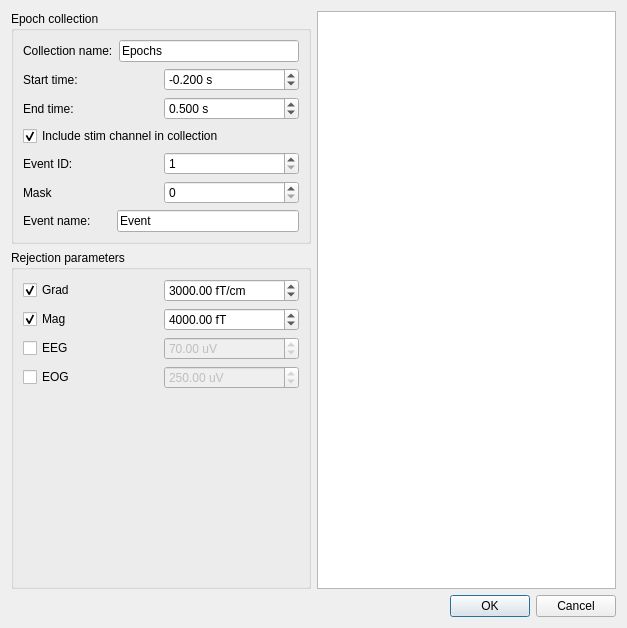
<?xml version="1.0" encoding="UTF-8"?>
<ui version="4.0">
 <class>GroupEpochDialog</class>
 <widget class="QDialog" name="GroupEpochDialog">
  <property name="geometry">
   <rect>
    <x>0</x>
    <y>0</y>
    <width>627</width>
    <height>628</height>
   </rect>
  </property>
  <property name="windowTitle">
   <string>Group epoching</string>
  </property>
  <layout class="QGridLayout" name="gridLayout">
   <item row="0" column="0" rowspan="2">
    <widget class="QGroupBox" name="groupBoxEpoch">
     <property name="title">
      <string>Epoch collection</string>
     </property>
     <layout class="QGridLayout" name="gridLayout_6">
      <item row="0" column="0">
       <layout class="QVBoxLayout" name="verticalLayout_6">
        <item>
         <layout class="QHBoxLayout" name="horizontalLayout">
          <item>
           <widget class="QLabel" name="labelCollectionName">
            <property name="text">
             <string>Collection name:</string>
            </property>
           </widget>
          </item>
          <item>
           <widget class="QLineEdit" name="lineEditCollectionName">
            <property name="text">
             <string>Epochs</string>
            </property>
           </widget>
          </item>
         </layout>
        </item>
        <item>
         <layout class="QHBoxLayout" name="horizontalLayout_2">
          <item>
           <widget class="QLabel" name="labelTmin">
            <property name="text">
             <string>Start time:</string>
            </property>
           </widget>
          </item>
          <item>
           <widget class="QDoubleSpinBox" name="doubleSpinBoxTmin">
            <property name="suffix">
             <string> s</string>
            </property>
            <property name="decimals">
             <number>3</number>
            </property>
            <property name="minimum">
             <double>-10.000000000000000</double>
            </property>
            <property name="singleStep">
             <double>0.100000000000000</double>
            </property>
            <property name="value">
             <double>-0.200000000000000</double>
            </property>
           </widget>
          </item>
         </layout>
        </item>
        <item>
         <layout class="QHBoxLayout" name="horizontalLayout_3">
          <item>
           <widget class="QLabel" name="labelTmax">
            <property name="text">
             <string>End time:</string>
            </property>
           </widget>
          </item>
          <item>
           <widget class="QDoubleSpinBox" name="doubleSpinBoxTmax">
            <property name="suffix">
             <string> s</string>
            </property>
            <property name="decimals">
             <number>3</number>
            </property>
            <property name="maximum">
             <double>9.900000000000000</double>
            </property>
            <property name="singleStep">
             <double>0.100000000000000</double>
            </property>
            <property name="value">
             <double>0.500000000000000</double>
            </property>
           </widget>
          </item>
         </layout>
        </item>
        <item>
         <widget class="QCheckBox" name="checkBoxStim">
          <property name="toolTip">
           <string>Include or exclude stim channels</string>
          </property>
          <property name="text">
           <string>Include stim channel in collection</string>
          </property>
          <property name="checked">
           <bool>true</bool>
          </property>
         </widget>
        </item>
       </layout>
      </item>
      <item row="2" column="0">
       <layout class="QVBoxLayout" name="verticalLayout_4">
        <item>
         <layout class="QHBoxLayout" name="horizontalLayout_7">
          <item>
           <widget class="QLabel" name="labelEventID">
            <property name="text">
             <string>Event ID:</string>
            </property>
           </widget>
          </item>
          <item>
           <widget class="QSpinBox" name="spinBoxEventId">
            <property name="minimum">
             <number>1</number>
            </property>
            <property name="maximum">
             <number>100000</number>
            </property>
            <property name="value">
             <number>1</number>
            </property>
           </widget>
          </item>
         </layout>
        </item>
        <item>
         <layout class="QHBoxLayout" name="horizontalLayout_6">
          <item>
           <widget class="QLabel" name="labelMask">
            <property name="text">
             <string>Mask</string>
            </property>
           </widget>
          </item>
          <item>
           <widget class="QSpinBox" name="spinBoxMask">
            <property name="enabled">
             <bool>true</bool>
            </property>
            <property name="toolTip">
             <string>&lt;html&gt;&lt;head/&gt;&lt;body&gt;&lt;p&gt;Mask bit used for finding events. For example, if mask is set to 1, first bit is ignored.&lt;/p&gt;&lt;/body&gt;&lt;/html&gt;</string>
            </property>
            <property name="minimum">
             <number>0</number>
            </property>
            <property name="maximum">
             <number>9999</number>
            </property>
            <property name="value">
             <number>0</number>
            </property>
           </widget>
          </item>
         </layout>
        </item>
        <item>
         <layout class="QHBoxLayout" name="horizontalLayout_5">
          <item>
           <widget class="QLabel" name="labelName">
            <property name="text">
             <string>Event name:      </string>
            </property>
           </widget>
          </item>
          <item>
           <widget class="QLineEdit" name="lineEditName">
            <property name="text">
             <string>Event</string>
            </property>
           </widget>
          </item>
         </layout>
        </item>
       </layout>
      </item>
     </layout>
    </widget>
   </item>
   <item row="2" column="0">
    <widget class="QGroupBox" name="groupBoxRejection">
     <property name="title">
      <string>Rejection parameters</string>
     </property>
     <layout class="QGridLayout" name="gridLayout_4">
      <item row="0" column="0">
       <layout class="QVBoxLayout" name="verticalLayout_7">
        <item>
         <layout class="QHBoxLayout" name="horizontalLayout_31">
          <item>
           <widget class="QCheckBox" name="checkBoxGrad">
            <property name="toolTip">
             <string>&lt;html&gt;&lt;head/&gt;&lt;body&gt;&lt;p&gt;Include grad channels&lt;/p&gt;&lt;/body&gt;&lt;/html&gt;</string>
            </property>
            <property name="text">
             <string>Grad</string>
            </property>
            <property name="checked">
             <bool>true</bool>
            </property>
           </widget>
          </item>
          <item>
           <widget class="QDoubleSpinBox" name="doubleSpinBoxGradReject_3">
            <property name="toolTip">
             <string>&lt;html&gt;&lt;head/&gt;&lt;body&gt;&lt;p&gt;Peak-to-peak rejection threshold for gradiometer channels.&lt;/p&gt;&lt;/body&gt;&lt;/html&gt;</string>
            </property>
            <property name="prefix">
             <string/>
            </property>
            <property name="suffix">
             <string> fT/cm</string>
            </property>
            <property name="minimum">
             <double>-1.000000000000000</double>
            </property>
            <property name="maximum">
             <double>1000000000.000000000000000</double>
            </property>
            <property name="singleStep">
             <double>100.000000000000000</double>
            </property>
            <property name="value">
             <double>3000.000000000000000</double>
            </property>
           </widget>
          </item>
         </layout>
        </item>
        <item>
         <layout class="QHBoxLayout" name="horizontalLayout_33">
          <item>
           <widget class="QCheckBox" name="checkBoxMag">
            <property name="toolTip">
             <string>&lt;html&gt;&lt;head/&gt;&lt;body&gt;&lt;p&gt;Include mag channels&lt;/p&gt;&lt;/body&gt;&lt;/html&gt;</string>
            </property>
            <property name="text">
             <string>Mag</string>
            </property>
            <property name="checked">
             <bool>true</bool>
            </property>
           </widget>
          </item>
          <item>
           <widget class="QDoubleSpinBox" name="doubleSpinBoxMagReject_3">
            <property name="toolTip">
             <string>&lt;html&gt;&lt;head/&gt;&lt;body&gt;&lt;p&gt;Peak-to-peak rejection threshold for magnetometer channels.&lt;/p&gt;&lt;/body&gt;&lt;/html&gt;</string>
            </property>
            <property name="suffix">
             <string> fT</string>
            </property>
            <property name="minimum">
             <double>-1.000000000000000</double>
            </property>
            <property name="maximum">
             <double>1000000000.000000000000000</double>
            </property>
            <property name="singleStep">
             <double>100.000000000000000</double>
            </property>
            <property name="value">
             <double>4000.000000000000000</double>
            </property>
           </widget>
          </item>
         </layout>
        </item>
        <item>
         <layout class="QHBoxLayout" name="horizontalLayout_32">
          <item>
           <widget class="QCheckBox" name="checkBoxEeg">
            <property name="toolTip">
             <string>&lt;html&gt;&lt;head/&gt;&lt;body&gt;&lt;p&gt;Include eeg channels&lt;/p&gt;&lt;/body&gt;&lt;/html&gt;</string>
            </property>
            <property name="text">
             <string>EEG</string>
            </property>
            <property name="checked">
             <bool>false</bool>
            </property>
           </widget>
          </item>
          <item>
           <widget class="QDoubleSpinBox" name="doubleSpinBoxEEGReject_3">
            <property name="enabled">
             <bool>false</bool>
            </property>
            <property name="toolTip">
             <string>&lt;html&gt;&lt;head/&gt;&lt;body&gt;&lt;p&gt;Peak-to-peak rejection threshold for EEG channels.&lt;/p&gt;&lt;/body&gt;&lt;/html&gt;</string>
            </property>
            <property name="suffix">
             <string> uV</string>
            </property>
            <property name="minimum">
             <double>-1.000000000000000</double>
            </property>
            <property name="maximum">
             <double>1000000000.000000000000000</double>
            </property>
            <property name="value">
             <double>70.000000000000000</double>
            </property>
           </widget>
          </item>
         </layout>
        </item>
        <item>
         <layout class="QHBoxLayout" name="horizontalLayout_34">
          <item>
           <widget class="QCheckBox" name="checkBoxEog">
            <property name="toolTip">
             <string>&lt;html&gt;&lt;head/&gt;&lt;body&gt;&lt;p&gt;Include eog channels&lt;/p&gt;&lt;/body&gt;&lt;/html&gt;</string>
            </property>
            <property name="text">
             <string>EOG</string>
            </property>
            <property name="checked">
             <bool>false</bool>
            </property>
           </widget>
          </item>
          <item>
           <widget class="QDoubleSpinBox" name="doubleSpinBoxEOGReject_3">
            <property name="enabled">
             <bool>false</bool>
            </property>
            <property name="toolTip">
             <string>&lt;html&gt;&lt;head/&gt;&lt;body&gt;&lt;p&gt;Peak-to-peak rejection threshold for EOG channels.&lt;/p&gt;&lt;/body&gt;&lt;/html&gt;</string>
            </property>
            <property name="suffix">
             <string> uV</string>
            </property>
            <property name="minimum">
             <double>-1.000000000000000</double>
            </property>
            <property name="maximum">
             <double>1000000000.000000000000000</double>
            </property>
            <property name="value">
             <double>250.000000000000000</double>
            </property>
           </widget>
          </item>
         </layout>
        </item>
       </layout>
      </item>
      <item row="1" column="0">
       <spacer name="verticalSpacer">
        <property name="orientation">
         <enum>Qt::Vertical</enum>
        </property>
        <property name="sizeHint" stdset="0">
         <size>
          <width>20</width>
          <height>40</height>
         </size>
        </property>
       </spacer>
      </item>
     </layout>
    </widget>
   </item>
   <item row="3" column="0" colspan="2">
    <widget class="QDialogButtonBox" name="buttonBox">
     <property name="orientation">
      <enum>Qt::Horizontal</enum>
     </property>
     <property name="standardButtons">
      <set>QDialogButtonBox::Cancel|QDialogButtonBox::Ok</set>
     </property>
    </widget>
   </item>
   <item row="0" column="1" rowspan="3">
    <widget class="QListWidget" name="listWidgetSubjects">
     <property name="toolTip">
      <string>&lt;html&gt;&lt;head/&gt;&lt;body&gt;&lt;p&gt;Select the subjects for epoch creation.&lt;/p&gt;&lt;/body&gt;&lt;/html&gt;</string>
     </property>
    </widget>
   </item>
  </layout>
  <zorder>groupBoxEpoch</zorder>
  <zorder>groupBoxRejection</zorder>
  <zorder>listWidgetSubjects</zorder>
  <zorder>buttonBox</zorder>
 </widget>
 <resources/>
 <connections>
  <connection>
   <sender>buttonBox</sender>
   <signal>accepted()</signal>
   <receiver>GroupEpochDialog</receiver>
   <slot>accept()</slot>
   <hints>
    <hint type="sourcelabel">
     <x>248</x>
     <y>254</y>
    </hint>
    <hint type="destinationlabel">
     <x>157</x>
     <y>274</y>
    </hint>
   </hints>
  </connection>
  <connection>
   <sender>buttonBox</sender>
   <signal>rejected()</signal>
   <receiver>GroupEpochDialog</receiver>
   <slot>reject()</slot>
   <hints>
    <hint type="sourcelabel">
     <x>316</x>
     <y>260</y>
    </hint>
    <hint type="destinationlabel">
     <x>286</x>
     <y>274</y>
    </hint>
   </hints>
  </connection>
 </connections>
</ui>
